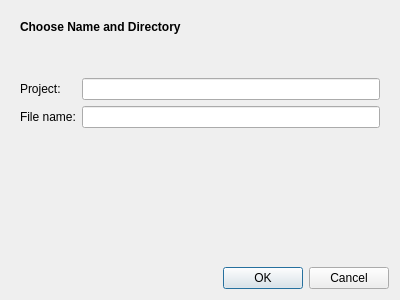
<?xml version="1.0" encoding="UTF-8"?>
<ui version="4.0">
 <class>NewXMLDialog</class>
 <widget class="QDialog" name="NewXMLDialog">
  <property name="geometry">
   <rect>
    <x>0</x>
    <y>0</y>
    <width>400</width>
    <height>300</height>
   </rect>
  </property>
  <property name="windowTitle">
   <string>New XML file</string>
  </property>
  <property name="modal">
   <bool>true</bool>
  </property>
  <layout class="QVBoxLayout" name="verticalLayout">
   <item>
    <widget class="QWidget" name="MainWidget" native="true">
     <property name="enabled">
      <bool>true</bool>
     </property>
     <layout class="QVBoxLayout" name="verticalLayout_5">
      <item>
       <widget class="QLabel" name="Headline">
        <property name="font">
         <font>
          <weight>75</weight>
          <bold>true</bold>
         </font>
        </property>
        <property name="text">
         <string>Choose Name and Directory</string>
        </property>
       </widget>
      </item>
      <item>
       <widget class="QWidget" name="ChangingInformationSection" native="true">
        <layout class="QHBoxLayout" name="horizontalLayout_2">
         <item>
          <widget class="QLabel" name="Icon">
           <property name="enabled">
            <bool>true</bool>
           </property>
           <property name="sizePolicy">
            <sizepolicy hsizetype="Fixed" vsizetype="Preferred">
             <horstretch>0</horstretch>
             <verstretch>0</verstretch>
            </sizepolicy>
           </property>
           <property name="pixmap">
            <pixmap resource="style.qrc">:/qss_icons/rc/ErrorIcon.png</pixmap>
           </property>
           <property name="scaledContents">
            <bool>true</bool>
           </property>
          </widget>
         </item>
         <item>
          <widget class="QLabel" name="Information">
           <property name="text">
            <string/>
           </property>
          </widget>
         </item>
        </layout>
       </widget>
      </item>
      <item>
       <layout class="QHBoxLayout" name="InputSection">
        <item>
         <layout class="QVBoxLayout" name="Labels">
          <item>
           <widget class="QLabel" name="SourceFolderLabel">
            <property name="sizePolicy">
             <sizepolicy hsizetype="Preferred" vsizetype="Preferred">
              <horstretch>0</horstretch>
              <verstretch>0</verstretch>
             </sizepolicy>
            </property>
            <property name="text">
             <string>Project:</string>
            </property>
           </widget>
          </item>
          <item>
           <widget class="QLabel" name="FileNameLabel">
            <property name="sizePolicy">
             <sizepolicy hsizetype="Preferred" vsizetype="Preferred">
              <horstretch>0</horstretch>
              <verstretch>0</verstretch>
             </sizepolicy>
            </property>
            <property name="text">
             <string>File name:</string>
            </property>
           </widget>
          </item>
         </layout>
        </item>
        <item>
         <layout class="QVBoxLayout" name="Entries">
          <item>
           <widget class="QLineEdit" name="ProjectEntry">
            <property name="enabled">
             <bool>true</bool>
            </property>
            <property name="sizePolicy">
             <sizepolicy hsizetype="Expanding" vsizetype="Fixed">
              <horstretch>0</horstretch>
              <verstretch>0</verstretch>
             </sizepolicy>
            </property>
           </widget>
          </item>
          <item>
           <widget class="QLineEdit" name="FileNameEntry">
            <property name="enabled">
             <bool>true</bool>
            </property>
            <property name="sizePolicy">
             <sizepolicy hsizetype="Expanding" vsizetype="Fixed">
              <horstretch>0</horstretch>
              <verstretch>0</verstretch>
             </sizepolicy>
            </property>
            <property name="text">
             <string/>
            </property>
           </widget>
          </item>
         </layout>
        </item>
       </layout>
      </item>
      <item>
       <spacer name="verticalSpacer">
        <property name="orientation">
         <enum>Qt::Vertical</enum>
        </property>
        <property name="sizeHint" stdset="0">
         <size>
          <width>20</width>
          <height>40</height>
         </size>
        </property>
       </spacer>
      </item>
     </layout>
    </widget>
   </item>
   <item>
    <widget class="QDialogButtonBox" name="buttonBox">
     <property name="orientation">
      <enum>Qt::Horizontal</enum>
     </property>
     <property name="standardButtons">
      <set>QDialogButtonBox::Cancel|QDialogButtonBox::Ok</set>
     </property>
    </widget>
   </item>
  </layout>
 </widget>
 <resources>
  <include location="style.qrc"/>
 </resources>
 <connections>
  <connection>
   <sender>buttonBox</sender>
   <signal>accepted()</signal>
   <receiver>NewXMLDialog</receiver>
   <slot>accept()</slot>
   <hints>
    <hint type="sourcelabel">
     <x>227</x>
     <y>279</y>
    </hint>
    <hint type="destinationlabel">
     <x>157</x>
     <y>274</y>
    </hint>
   </hints>
  </connection>
  <connection>
   <sender>buttonBox</sender>
   <signal>rejected()</signal>
   <receiver>NewXMLDialog</receiver>
   <slot>reject()</slot>
   <hints>
    <hint type="sourcelabel">
     <x>295</x>
     <y>285</y>
    </hint>
    <hint type="destinationlabel">
     <x>286</x>
     <y>274</y>
    </hint>
   </hints>
  </connection>
 </connections>
</ui>
